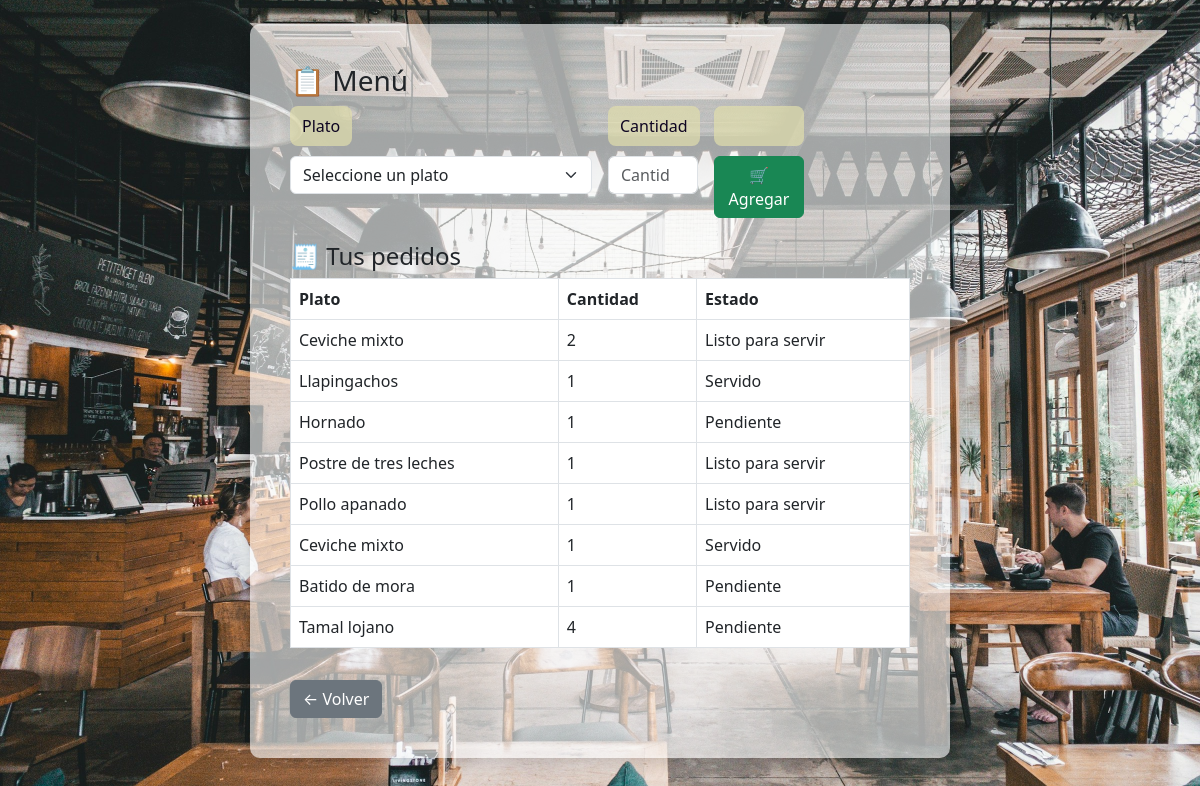
The page /vista/menu_cliente.php (signed in) on the database its author committed.
### tables this page shows
CREATE TABLE `pedidos_seleccionados` (
  `id` int(11) NOT NULL,
  `usuario_id` int(11) NOT NULL,
  `plato_id` int(11) NOT NULL,
  `cantidad` int(11) NOT NULL,
  `estado` enum('Pendiente','En preparación','Listo para servir','Servido') DEFAULT 'Pendiente',
  `fecha` datetime DEFAULT current_timestamp()
);

CREATE TABLE `platos` (
  `id` int(11) NOT NULL,
  `nombre_plato` varchar(50) NOT NULL,
  `descripcion` varchar(255) DEFAULT NULL,
  `precio` decimal(10,2) NOT NULL
);

### modelo/PedidoSeleccionado.php (called while the page is built, shortened)
<?php
class PedidoSeleccionado {
    public static function obtenerPorUsuario($conexion, $usuario_id) {
        $sql = "SELECT ps.id, p.nombre_plato, ps.cantidad, ps.estado
                FROM pedidos_seleccionados ps
                JOIN platos p ON ps.plato_id = p.id
                WHERE ps.usuario_id = ?";
        $stmt = $conexion->prepare($sql);
        $stmt->bind_param("i", $usuario_id);
        $stmt->execute();
        return $stmt->get_result();
    }
}
?>

### vista/menu_cliente.php (the view, shortened to what this page needs)
<?php
require_once("../config/conexion.php");
require_once("../modelo/PedidoSeleccionado.php");
$usuario_id = $_SESSION['usuario']['id'];
$rol_id = $_SESSION['usuario']['rol_id'];
$pedidos = PedidoSeleccionado::obtenerPorUsuario($conexion, $usuario_id);
?>
<!DOCTYPE html>
<html lang="es">
<head>
  <link href="https://cdn.jsdelivr.net/npm/bootstrap@5.3.0/dist/css/bootstrap.min.css" rel="stylesheet">
  <link rel="stylesheet" href="../css/inicio-estilos.css">
</head>
<body>
    <body class="menu-cliente-page">
<div class="container mt-4">
  <h3>📋 Menú</h3>
  <?php if (in_array($rol_id, [3, 4])): ?>
  <form action="../controlador/PedidoControlador.php" method="POST" class="row g-3 mb-4">
    <div class="col-md-<?= $rol_id == 3 ? '4' : '6' ?>">
      <label class="form-label">Plato</label>
      <select name="plato_id" class="form-select" required>
        <option value="">Seleccione un plato</option>
      </select>
    </div>
    <div class="col-md-2">
      <label class="form-label">Cantidad</label>
      <input type="number" name="cantidad" class="form-control" placeholder="Cantidad" required min="1">
    </div>
    <div class="col-md-2 d-grid">
      <label class="form-label">&nbsp;</label>
      <button type="submit" class="btn btn-success">🛒 Agregar</button>
    </div>
  </form>
  <?php endif; ?>
  <h4>🧾 Tus pedidos</h4>
  <table class="table table-bordered">
    <thead>
      <tr>
        <th>Plato</th>
        <th>Cantidad</th>
        <th>Estado</th>
      </tr>
    </thead>
    <tbody>
      <?php while($pedido = $pedidos->fetch_assoc()): ?>
        <tr>
          <td><?= htmlspecialchars($pedido['nombre_plato']) ?></td>
          <td><?= $pedido['cantidad'] ?></td>
          <td><?= $pedido['estado'] ?></td>
        </tr>
      <?php endwhile; ?>
    </tbody>
  </table>
  <a href="dashboard.php" class="btn btn-secondary mt-3">← Volver</a>
</div>
</body>
</html>

### css/inicio-estilos.css (style rules this page uses)
body { margin: 0; padding: 0; background-color: orange; background-image: url('../img/restaurante.jpg'); background-size: cover; background-position: center; background-repeat: no-repeat; height: 100vh; }
.container { background-color: rgba(255, 255, 255, 0.6); padding: 40px; border-radius: 10px; box-shadow: 0 0 20px rgba(0,0,0,0.2); width: 70%; max-width: 700px; margin: 5vh auto; }
.menu-cliente-page label, .menu-cliente-page p, .menu-cliente-page span, .menu-cliente-page .etiqueta, .menu-cliente-page .nombre-comida { background-color: rgba(225, 223, 173, 0.7); color: #0e0521; padding: 8px 12px; border-radius: 8px; display: inline-block; margin-bottom: 10px; }

### rows shown on the page
pedidos_seleccionados: plato.nombre_plato "Ceviche mixto", cantidad "2", estado "Listo para servir"
pedidos_seleccionados: plato.nombre_plato "Llapingachos", cantidad "1", estado "Servido"
pedidos_seleccionados: plato.nombre_plato "Hornado", cantidad "1", estado "Pendiente"
pedidos_seleccionados: plato.nombre_plato "Postre de tres leches", cantidad "1", estado "Listo para servir"
pedidos_seleccionados: plato.nombre_plato "Pollo apanado", cantidad "1", estado "Listo para servir"
pedidos_seleccionados: plato.nombre_plato "Ceviche mixto", cantidad "1", estado "Servido"
pedidos_seleccionados: plato.nombre_plato "Batido de mora", cantidad "1", estado "Pendiente"
pedidos_seleccionados: plato.nombre_plato "Tamal lojano", cantidad "4", estado "Pendiente"
